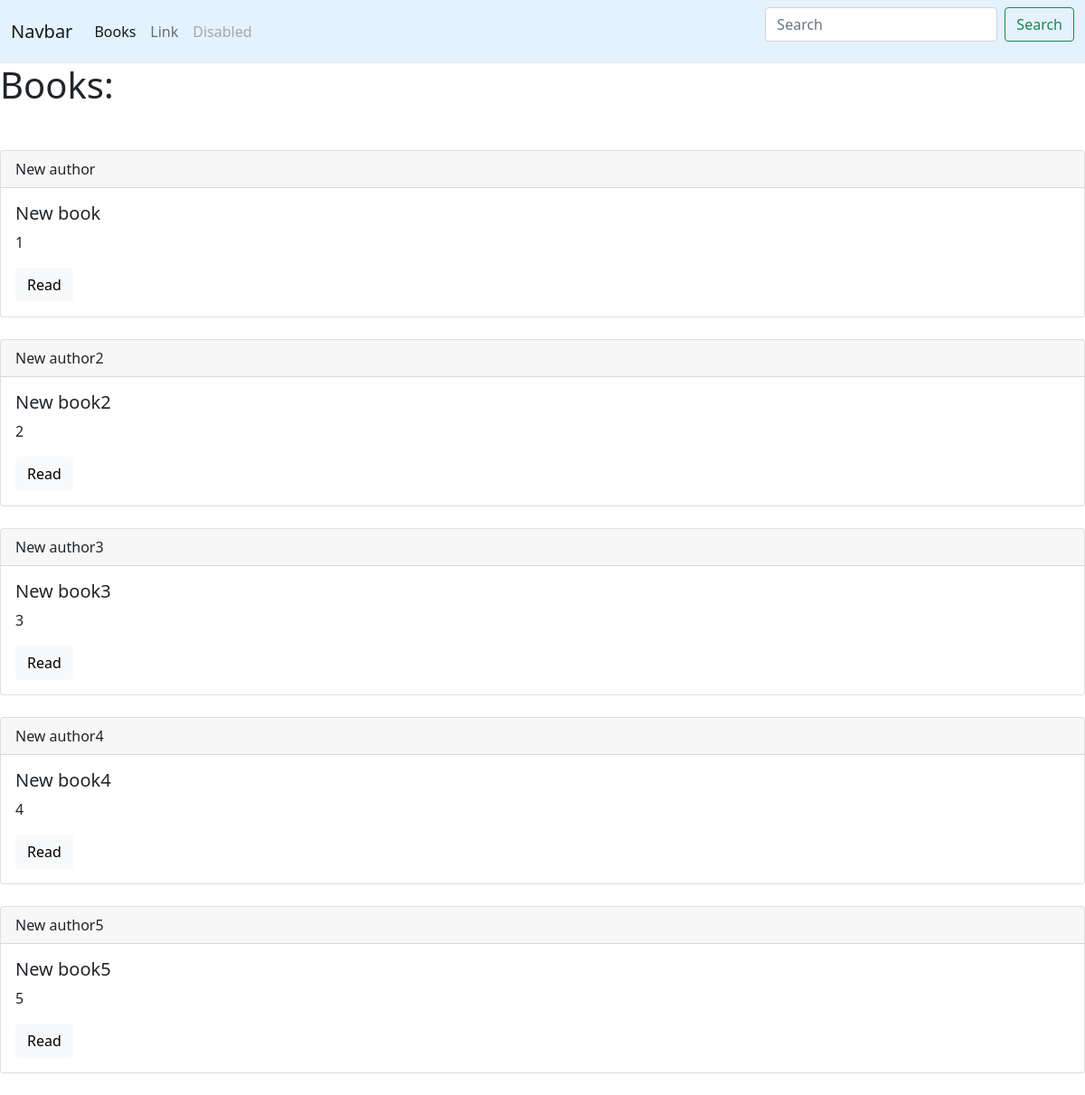
The app's page /book/, older data.
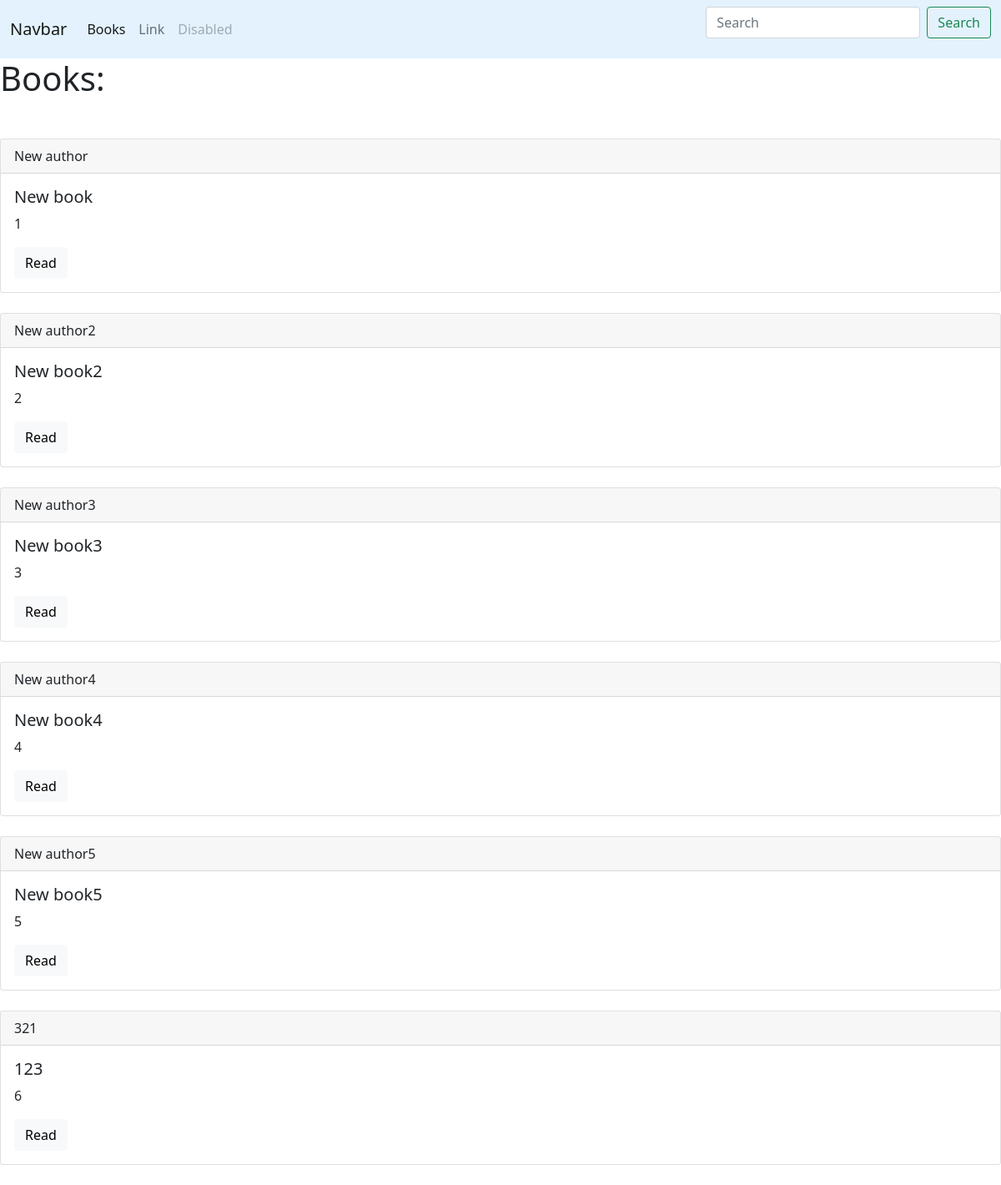
The same page, newer data.
### book/models.py (models this page shows, shortened)
class Book(models.Model):
    title = models.CharField(max_length=150, db_index=True)
    author_name = models.CharField(max_length=100, db_index=True)
    description = models.TextField(blank=True, db_index=True)
    def get_absolute_url(self):
        return reverse('book_detail_url', kwargs={'pk': self.id})

### book/views.py (the view)
# urls.py: path('', BookListView.as_view(), name='books_list_url'),
class BookListView(ListView):
    model = Book
    def get_context_data(self, **kwargs):
        context = super().get_context_data(**kwargs)
        return context

### templates/book/book_list.html (shortened to what this page needs)
{% extends 'book/base_book.html' %}
{% block content %}
    <h1 class="mb-5">Books:</h1>
    {% for book in object_list%}
        <div class="card mb-4">
            <div class="card-header">
                {{ book.author_name }}
            </div>
            <div class="card-body">
                <h5 class="card-title">{{book.title }}</h5>
                <p class="card-text">{{book.id}}</p>
                <a href="{{ book.get_absolute_url }}" class="btn btn-light">Read</a>
            </div>
        </div>
    {% endfor %}
{% endblock %}

Row changes from the older to the newer data that the page shows:
added Book: author_name "321", title "123", id "6"
